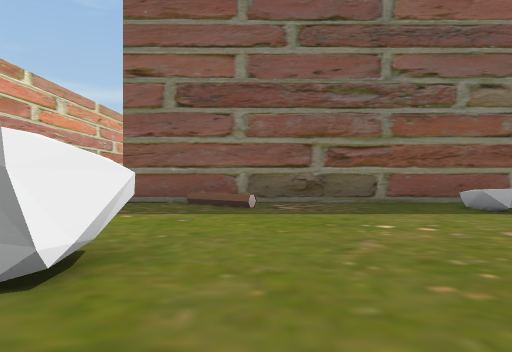
view 1 (above)

24 first-person views from a walk through a Unity game level. The camera is 1.3 m above the floor, looks level and sees 70° across. The floor is counted in squares, 2 m on a side. Each view is taken from the middle of a square. On the plan, view 1 faces up. The plan holds only what a view shows up to about 11 squares ahead; the rest is blank.

view 2
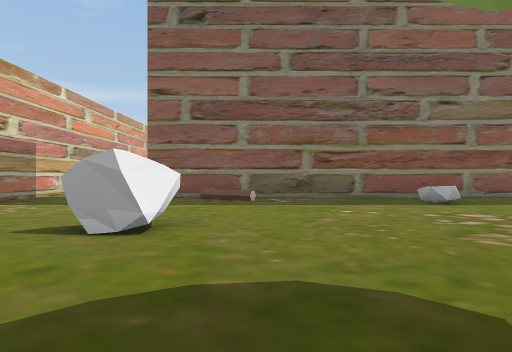

view 3
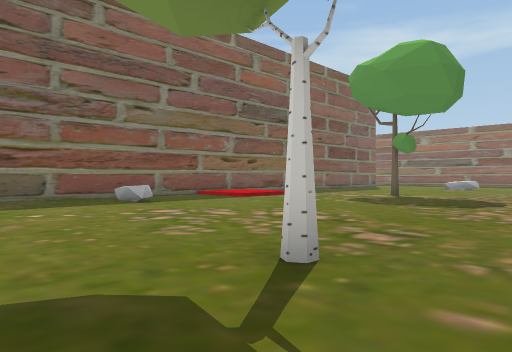

view 4
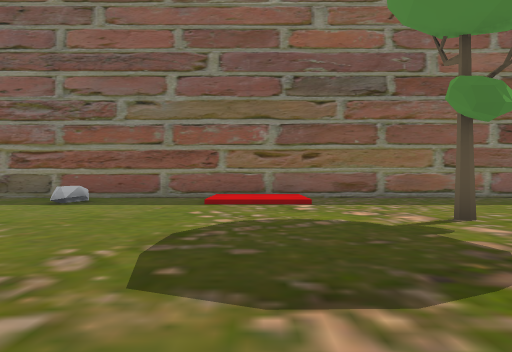

view 5
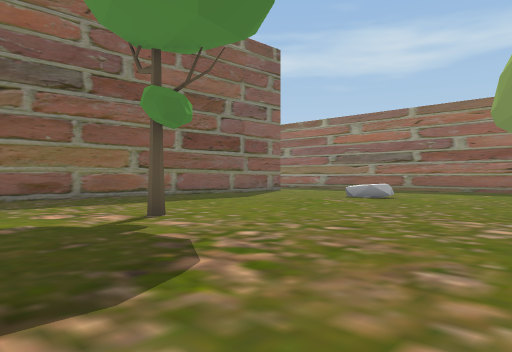

view 6
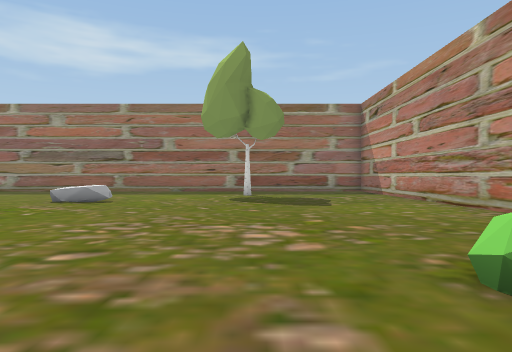

view 7
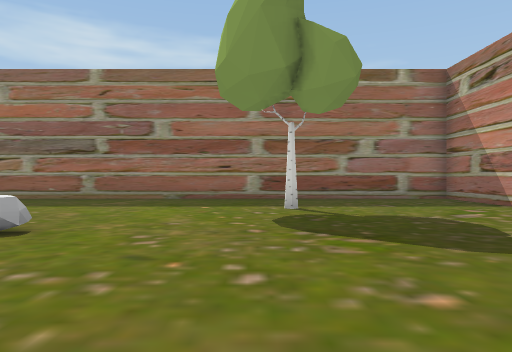

view 8
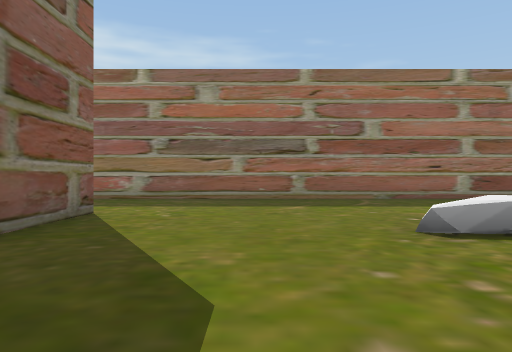

view 9
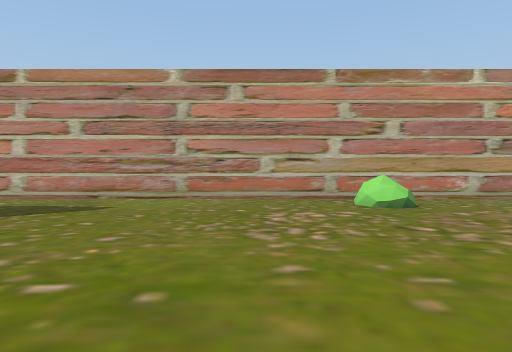

view 10
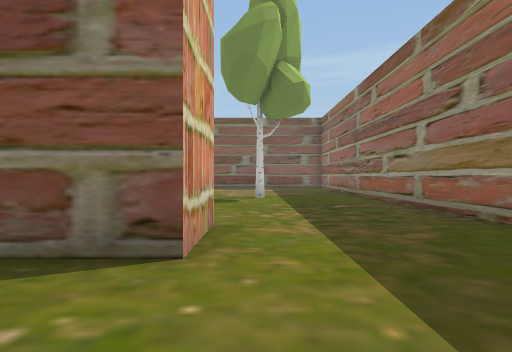

view 11
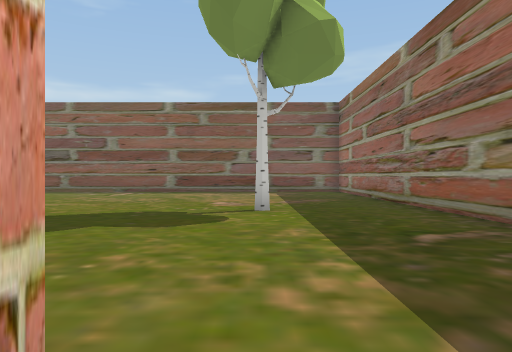

view 12
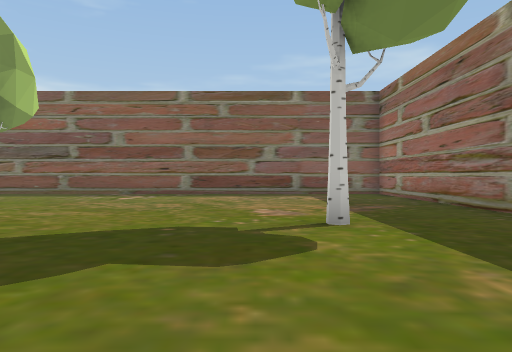

view 13
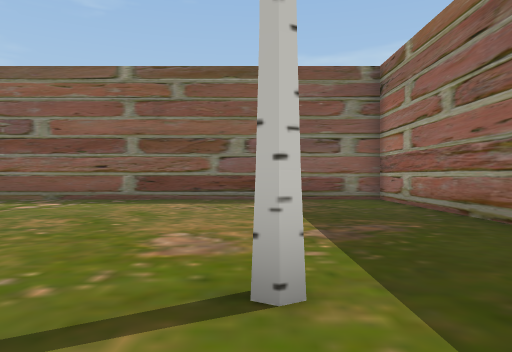

view 14
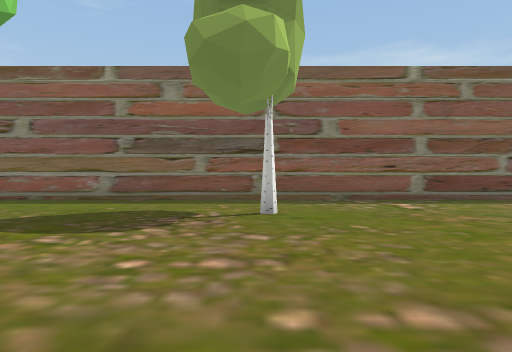

view 15
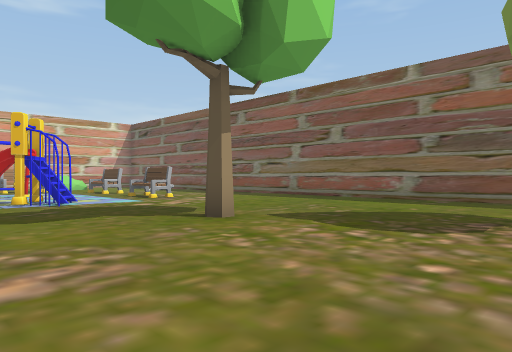

view 16
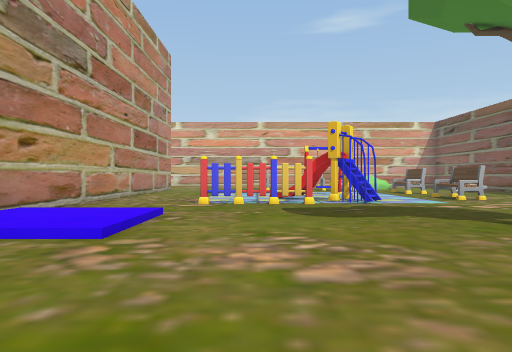

view 17
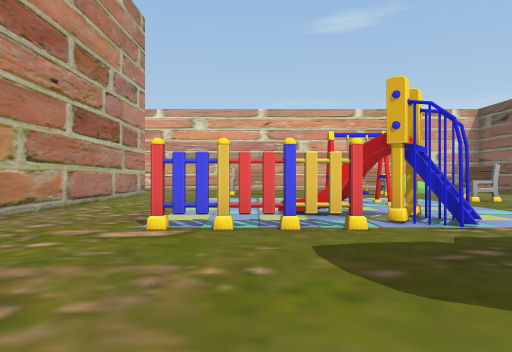

view 18
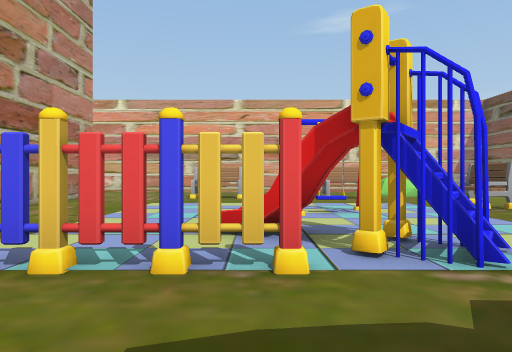

view 19
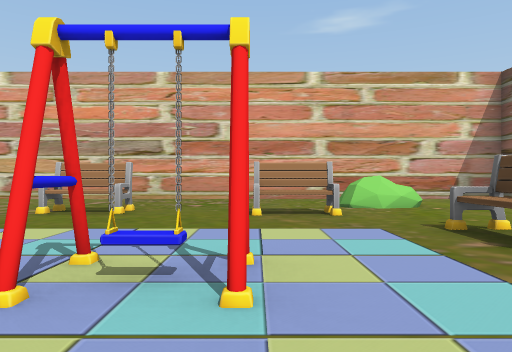

view 20
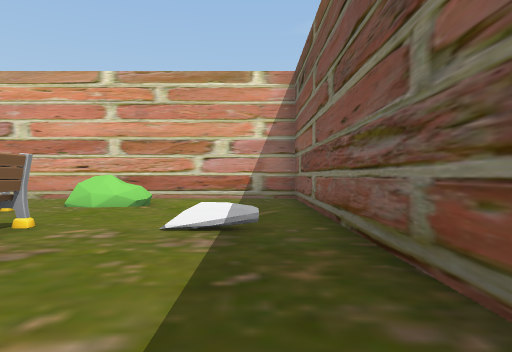

view 21
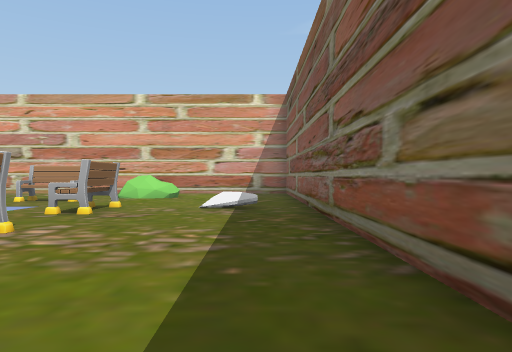

view 22
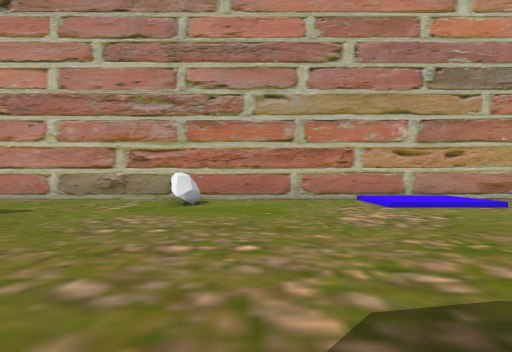

view 23
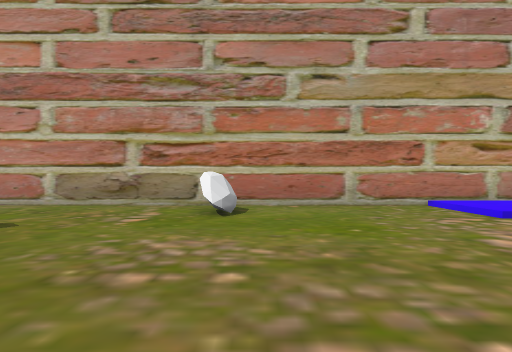

view 24
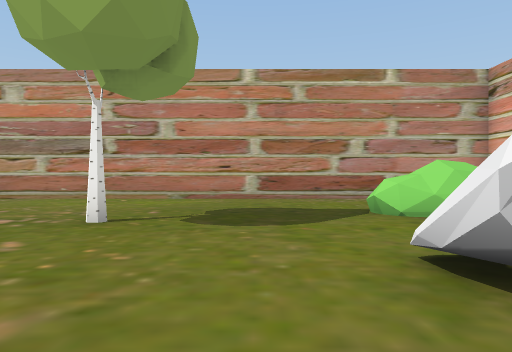

### Floor plan
Key: @ floor where view 1 was taken; # wall or solid block; . main floor; : floor 0.25 m higher than the main floor; + floor 0.5 m higher than the main floor; / step, stairs or slope; T thing the floor can be seen under or through; O other object.
Columns run from 7 left of view 1 to 26 right of it. Each row starts with its distance up from view 1.
 26 ##################################
 25 #................................#
 24 #......O.........................#
 23 #................................#
 22 #................................#
 21 #..O...O..OO.........O...........#
 20 #..O.............................#
 19 #...O...........O................#
 18 #...O.......#....................#
 17 #........O.##................O...#
 16 #..........#O....................#
 15 #...O.......T....................#
 14 #...........T....................#
 13 #............../:/....O..........#
 12 #............../:/....O..........#
 11 #.   ########################....#
 10 #    # ################## ###....#
  9 #.  ##O######################....#
  8 #.. ..+......../::...............#
  7  .. .......O.../::...............#
  6  ................................#
  5   ...............................#
  4    .......................O......#
  3    ..OO............O......O......#
  2     .O...........................#
  1      ............................#
  0      ..@.O.......................#
 -1    OO........................O...#
 -2     OO.......   .................#
 -3      .........  ...O.............#
 -4     ..........  ...O.............#
 -5     .............................#
 -6   ################################

Positions as (right, up) in squares from view 1, and headings:
1: (0, 0), facing up
2: (0, -2), facing up
3: (0, -2), facing up-right
4: (9, -2), facing up
5: (9, -2), facing up-right
6: (10, -1), facing right
7: (15, 0), facing right
8: (15, 6), facing right
9: (15, 5), facing down
10: (22, 6), facing up
11: (22, 10), facing up
12: (21, 12), facing up
13: (22, 15), facing up
14: (14, 15), facing up
15: (14, 15), facing up-left
16: (14, 15), facing left
17: (10, 15), facing left
18: (8, 16), facing left
19: (4, 18), facing left
20: (4, 24), facing left
21: (7, 24), facing left
22: (13, 21), facing down
23: (14, 19), facing down
24: (0, 5), facing down
